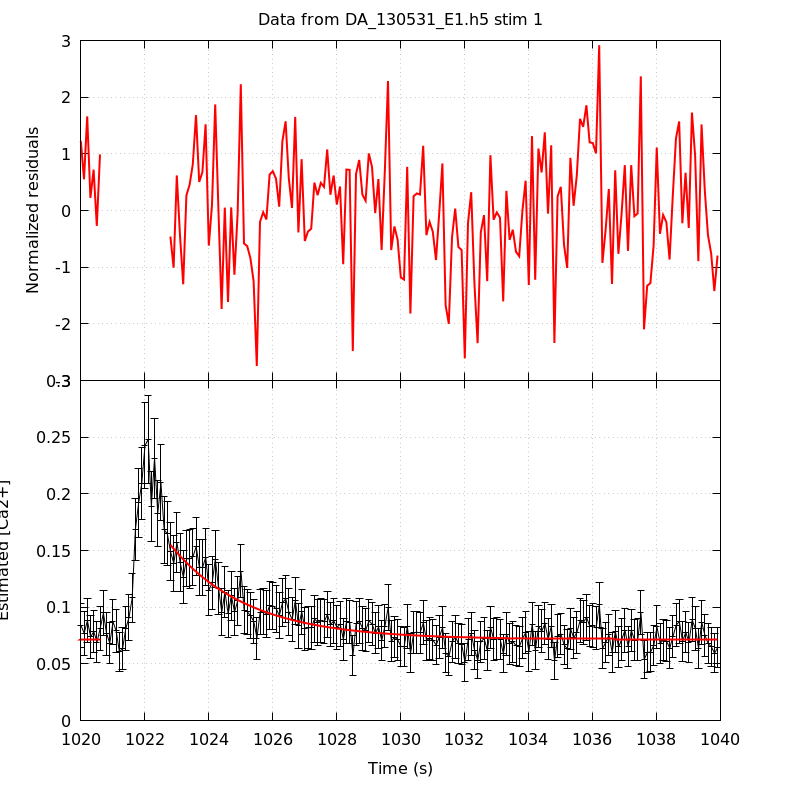

Recreate this plot in gnuplot.
unset key
set grid
set multiplot title 'Data from DA_130531_E1.h5 stim 1' noenhanced layout 2,1 margins 0.1,0.9,0.1,0.95 spacing 0,0
set ylabel 'Normalized residuals'
set xtics format ''
plot 'DA_130531_E1_aba_RatioFit_s1' using 1:4 with lines linecolor rgb 'red' linewidth 2
set format x '%g'
set xlabel 'Time (s)'
set ylabel 'Estimated [Ca2+]'
plot 'DA_130531_E1_aba_CaRatio_s1' using 1:2:($3*1.96) with yerrorlines \
     linecolor rgb 'black' linewidth 1,                \
     'DA_130531_E1_aba_RatioFit_s1' using 1:3 with lines linecolor rgb 'red'\
     linewidth 2
unset multiplot
